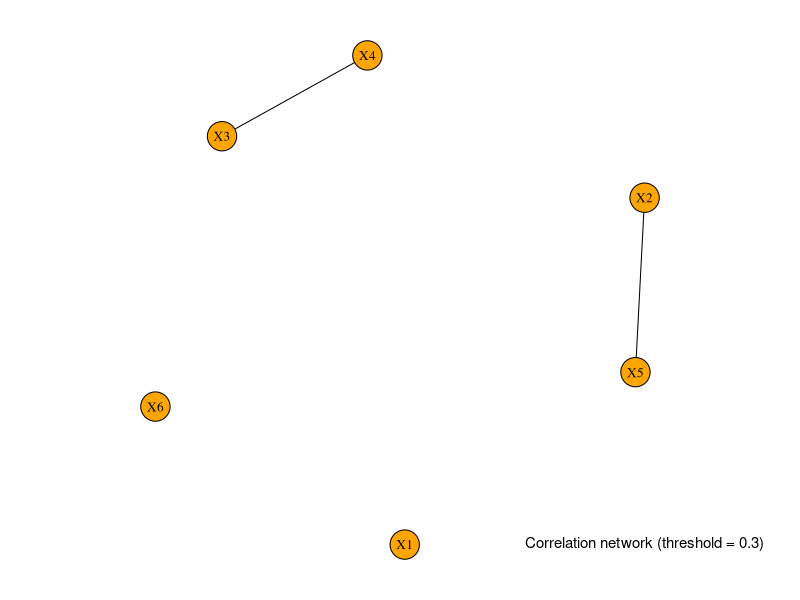

This figure's R source:
## ---- chunk 1
knitr::opts_chunk$set(
  collapse = TRUE,
  comment = "#>"
)
## ---- chunk 2
#an intermediate function to generate a block-wise diagonal matrix
diag_block_matrix <- function(blocs, coeff){
  step=c(0,cumsum(blocs))
  d = sum(blocs)
  R = matrix(0,d,d)
  for(i in 1:(length(step)-1)){
    R[((step[i]+1):step[i+1]),((step[i]+1):step[i+1])]=coeff[i]
  }
  diag(R)=1
  return(R)
}

GCopula <- function(R, n){
  d = dim(R)[1]
  A = as.matrix(eigen(R)$vectors%*%diag(sqrt(eigen(R)$values)))
  z = matrix(rnorm(d*n, mean = 0, sd = 1), ncol=n)
  data <- data.frame(t(pnorm(A%*%z)))
  return(data)
}

CopulaSim <- function(n, blocks, coeff, list_qlaws, repetition, random = TRUE){
  
  R = diag_block_matrix(blocks, coeff)
  d = sum(blocks)
  XY = GCopula(R,n)
  
  nb = c()
  for (l in 1:length(repetition)){
    nb = append(nb, rep(l,repetition[l]))
    }
  if (random == TRUE){
    nb = sample(nb)
  }
  
  vars = matrix(0,n,d)
  for (j in 1:d){
    i = nb[j]
    vars[,j] = list_qlaws[[i]](XY[, j])
  }
  return(data.frame(vars))
}
## ---- chunk 3
CopulaSim(10, c(2,2,2), c(0.2,0.1,0.5), list(function(p){qexp(p=p, rate=1)}, function(p){qnorm(p=p, mean=0, sd=1)}, function(p){qnorm(p=p, mean=0.76, sd=2)}), c(5,4,4), random = TRUE)
## ---- chunk 4
data <- CopulaSim(10, c(2,2,2), c(0.2,0.1,0.5), list(function(p){qexp(p=p, rate=1)}, function(p){qnorm(p=p, mean=0, sd=1)}, function(p){qnorm(p=p, mean=0.76, sd=2)}), c(5,4,4), random = TRUE)

colnames(data)<-c("X1", "X2", "X3", "X4", "X5", "X6")

knitr::kable(data,align="c")
## ---- chunk 5
R <- matrix(c(1,0.2,0.4,0.2,1,0.7,0.4,0.7,1),3,3)
n<- 10
GCopula(R,n)
## ---- chunk 6
R <- matrix(c(1,0.2,0.4,0.2,1,0.7,0.4,0.7,1),3,3)
n<- 10
data1 <-GCopula(R,n)
colnames(data1)<-c("U1", "U2","U3")
knitr::kable(data1, align='c')
## ---- chunk 7
diag_block_matrix(c(2,5,3), c(0.2,0.75,0.5))
## ---- chunk 8
# First, we are going to create several auxiliary functions

#This function estimates the CDF values for each variable
fdr_d <- function(X, Type){
  F <- array(0,dim=c(dim(X)[1],dim(X)[2],2))
  F[,,2] <- sapply(X,rank,ties.method="max")/(dim(X)[1]+1)
  F_s <- rbind(0,apply(F[,,2],2,sort))
  for (i in 1:dim(X)[2]){
    if (Type[i] == "D"){
      for(j in 1:dim(X)[1]){
        F[j,i,1]=F_s[min(which(F_s[,i]==F[j,i,2]))-1,i]
      }
    }
  }
  return(F)
}


### Copule gaussienne ###

c_R_2D <- function(x1, x2, rho) + return(exp(-0.5*((rho**2)*(qnorm(x1,0,1)**2+qnorm(x2,0,1)**2)-2*rho*qnorm(x1,0,1)*qnorm(x2,0,1))/(1-rho**2))/sqrt(1-(rho**2)))

C_R_2D<- function(u, v, R){
  return(mvtnorm::pmvnorm(upper=c(qnorm(u1,0,1), qnorm(u2,0,1)),mean=c(0,0),lower=c(qnorm(l1,0,1), qnorm(l2,0,1)),corr = R, sigma=NULL, algorithm = mvtnorm::GenzBretz(), keepAttr=FALSE))
}

# Log-likelihood

L_n_CC <- function(theta, F1, F2){
  delta = 10**-9
  mysummands <- c_R_2D(F1, F2, theta)
  L <- sum(log(mapply(max,mysummands,MoreArgs=list(delta))))
  return(-L)
}

L_n_DD <- function(theta, F1m, F1p, F2m, F2p){
  R = matrix(c(1, theta, theta, 1), 2, 2)
  delta = 10**-9
  mysummands <- mapply(C_R_2D,F1p, F2p, F1m, F2m, MoreArgs=list(R))
  L <- sum(log(mapply(max,mysummands,MoreArgs=list(delta))))
  return(-L)
}

L_n_CD <- function(theta, F1, F2m, F2p){
  delta=10**-9
  mysummands <- pnorm(F2p,mean=theta*qnorm(F1),sd=sqrt(1-theta**2)) - pnorm(F2m,mean=theta*qnorm(F1),sd=sqrt(1-theta**2))
  L <-sum(log(mapply(max,mysummands,MoreArgs=list(delta))))
  return(-L)
}

#Estimer la copule

rho_estim <- function(data, Type){
  F = fdr_d(data, Type)
  M_rho = diag(length(Type))
  for (i in 1:(length(Type)-1)){
    for (j in (i+1):length(Type)){
      if (Type[i] == "C" & Type[j] == "C"){
        rho_ij <- optimize(L_n_CC, c(-1,1), F1 = F[,i,2], F2 = F[,j,2], maximum = FALSE)$minimum
      }
      if(Type[i] == "C" & Type[j] == "D"){
        rho_ij <- optimize(L_n_CD, c(-1,1), F1 = F[,i,2], F2m = F[,j,1], F2p = F[,j,2],maximum = FALSE)$minimum
      }
      if(Type[j] == "C" & Type[i] == "D"){
        rho_ij <- optimize(L_n_CD, c(-1,1), F1 = F[,j,2], F2m = F[,i,1], F2p = F[,i,2],maximum = FALSE)$minimum
      }
      if(Type[j] == "D" & Type[i] == "D"){
        rho_ij <- optimize(L_n_DD, c(-1,1), F1m = F[,i,1], F1p = F[,i,2], F2m = F[,j,1], F2p = F[,j,2],maximum = FALSE)$minimum
      }
      M_rho[i,j] = rho_ij
      M_rho[j,i] = rho_ij
    }
  }
  return(M_rho)
}

## ---- chunk 9
rho_estim(data,rep("C",6))
## ---- chunk 10
rho_estim(data,rep("C",6))
## ---- chunk 11
#thresholding functions
matrix_cor_01 <- function(M_est, TS){
  M_ = M_est
  M_[which(M_ <= TS)] = 0
  M_[which(M_ != 0)] = 1
  return(M_)
}

matrix_cor_w <- function(M_est, TS){
  M_ = M_est
  M_[which(M_ <= TS)] = 0
  return(M_)
}
cor_network_graph <- function(data, Type, TS, Weighted = FALSE, vertex_col){
  
  M = rho_estim(data, Type)
  if (Weighted == FALSE){
    network_ref <- igraph::graph_from_adjacency_matrix(matrix_cor_01(M, TS), mode="undirected", diag=F)
  }
  else{network_ref <- igraph::graph_from_adjacency_matrix(matrix_cor_w(M, TS), mode="undirected", weighted = TRUE, diag=F)}
  
  par(bg="white", mar=c(1,1,1,1))
  plot(network_ref,
       vertex.size=12,
       vertex.label = names(data),
       vertex.color=vertex_col,
       vertex.label.cex=0.8,
       vertex.label.color="black",
       vertex.frame.color="black",
       edge.color = "black")
  
  text(1,-1, stringr::str_glue("Correlation network (threshold = ",TS,")") ,col="black", cex=0.9)
}
## ---- chunk 12
cor_network_graph(data, rep("C",6), 0.3, TRUE, "orange")
